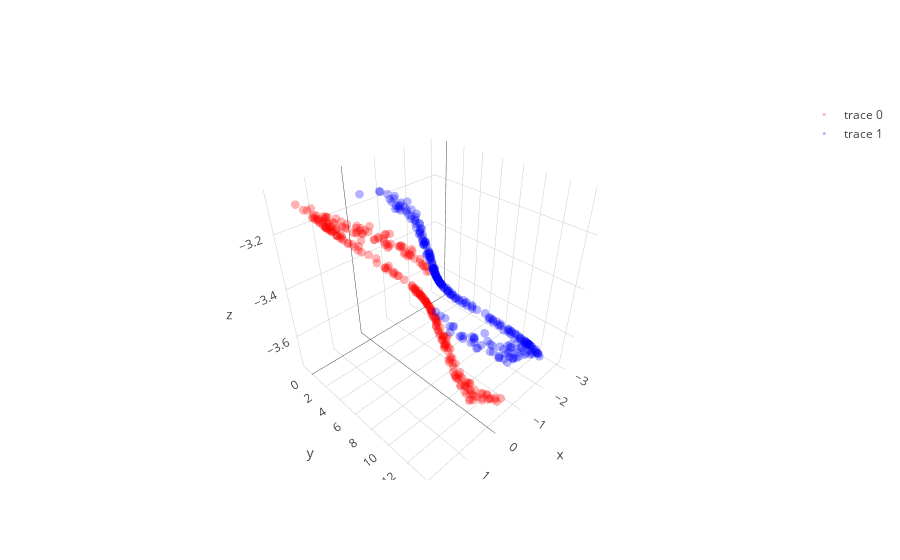

This figure's notebook cell:
### Code cell
# with all scale
expand_dim = 3
w1 = np.random.randn(2,expand_dim)
w2 = np.random.randn(expand_dim,1)
a  = np.ones(expand_dim); b = np.ones(expand_dim); c = np.zeros(expand_dim)

w1 = _sym_decorrelation(w1)
w2 = w2/(np.sqrt(np.sum(w2**2)))

temp_X = np.copy(X)
mini_batch_size = 20
for iter in range(2000):
    cum_loss = 0; temp_X   = shuffle(temp_X)
    
    for mini_batch in range(0,len(X),mini_batch_size):
        current_batch = temp_X[mini_batch:mini_batch+mini_batch_size]
        
        layer1 = current_batch @ w1
        layer1 = layer1  + (1/(iter+1))*np.random.randn(expand_dim)
        layer1a= a*g(b*layer1)+c
        layer1a= layer1a + (1/(iter+1))*np.random.randn(expand_dim)
        layer2 = layer1a       @ w2
        loss   = w2.T @ layer1a.T @ layer1a @ w2
        
        grad2 = -layer1a.T @ layer1a @ w2 
        grad1a= -layer1a@w2@w2.T
        grada = grad1a*g(b*layer1)
        gradb = grad1a*a*g_grad(b*layer1)*layer1
        gradc = grad1a
        grad1 = current_batch.T @(grad1a*a*g_grad(b*layer1)*b) - 2.5 * current_batch.T @ current_batch @ w1 

        w2 = w2 - 0.0000001 * grad2+ (1/(iter+1))*np.random.randn(expand_dim,1)
        a = a -   0.000009  * grada.mean(0)+ (1/(iter+1))*np.random.randn(expand_dim)
        b = b -   0.000009  * gradb.mean(0)+ (1/(iter+1))*np.random.randn(expand_dim)
        c = c -   0.000009  * gradc.mean(0)+ (1/(iter+1))*np.random.randn(expand_dim)
        w1 = w1 - 0.0000001 * grad1+ (1/(iter+1))*np.random.randn(2,expand_dim)
        
        w1 = _sym_decorrelation(w1)
        w2 = w2/(np.sqrt(np.sum(w2**2)))
        cum_loss      = cum_loss + loss.mean()
        
    if iter%500==0:print('Iter : ',iter," Loss: ",cum_loss)

# projection
projected_mine = (a*g(b*(X @ w1))+c) @ w2

plt.figure(figsize=(20,5))
plt.subplot(1, 3, 1)
plt.scatter(X[y==0, 0], X[y==0, 1], color='red', alpha=0.5)
plt.scatter(X[y==1, 0], X[y==1, 1], color='blue', alpha=0.5)
plt.quiver(X.mean(0)[0], X.mean(0)[1], evector[0,0],evector[0,1], color=['b'], scale=2.5)
plt.quiver(X.mean(0)[0], X.mean(0)[1], evector[1,0],evector[1,1], color=['g'], scale=2.5)

plt.subplot(1, 3, 2,projection='3d')
one_layer_project = (a*g(b*(X @ w1))+c)
plt.scatter(one_layer_project[:,0],one_layer_project[:,1],one_layer_project[:,2], color='red')

plt.subplot(1, 3, 3)
plt.scatter(projected_mine[y==0], np.zeros((len(projected_mine)//2)),  color='red', alpha=0.5)
plt.scatter(projected_mine[y==1], np.zeros((len(projected_mine)//2)), color='blue', alpha=0.5)
plt.show()

trace1 = go.Scatter3d(
    x=one_layer_project[y==0,0],
    y=one_layer_project[y==0,1],
    z=one_layer_project[y==0,2],
    mode='markers',
    line=dict(color='red',width=0.5),
    marker=dict(size=3,opacity=0.3)
)
trace2 = go.Scatter3d(
    x=one_layer_project[y==1,0],
    y=one_layer_project[y==1,1],
    z=one_layer_project[y==1,2],
    mode='markers',
    line=dict(color='blue',width=0.5),
    marker=dict(size=3,opacity=0.3)
)
data = [trace1,trace2]
fig  = go.Figure(data=data)
iplot(fig)

### Figure 1 — Plotly figure (JSON) as saved in the notebook; plotly's stock layout.template omitted (floating-point values rounded to 4 significant figures; data arrays with more than 128 entries replaced by an {"elided": "..."} marker saying what was removed)
{"data": [{"line": {"color": "red", "width": 0.5}, "marker": {"opacity": 0.3, "size": 3}, "mode": "markers", "type": "scatter3d", "uid": "5c6f7001-5851-4726-a573-8940b5d0edc0", "x": {"elided": "250 float values"}, "y": {"elided": "250 float values"}, "z": {"elided": "250 float values"}}, {"line": {"color": "blue", "width": 0.5}, "marker": {"opacity": 0.3, "size": 3}, "mode": "markers", "type": "scatter3d", "uid": "c55120ba-b9a7-4048-bbb7-8cabd4ae8757", "x": {"elided": "250 float values"}, "y": {"elided": "250 float values"}, "z": {"elided": "250 float values"}}], "layout": {}}
